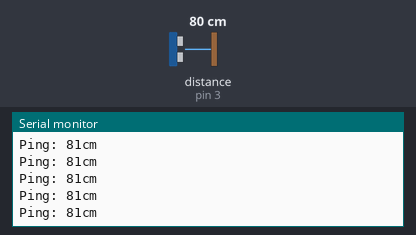
A sketch run on a simulated Arduino Uno, built with avr-gcc and run on an emulated ATmega328P. Shown: the last lines printed to the serial monitor. Inputs (shaded band) come from the test bench; at power-on: distance to the obstacle (sensor on pin 3) 80 cm. The echo pulse lasts 58.3 µs per cm.

Above: at 1.2 s.
1.3 s: distance to the obstacle (sensor on pin 3) set to 2 cm
At 1.37 s:
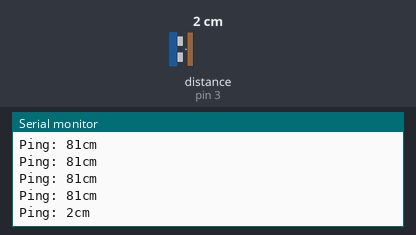
4.3 s: distance to the obstacle (sensor on pin 3) set to 250 cm
At 4.41 s:
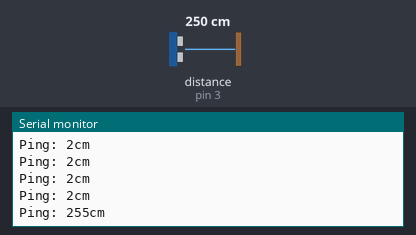
Timing chart, 0 to 7.3 s (numbered marks = the images above; inputs shaded):
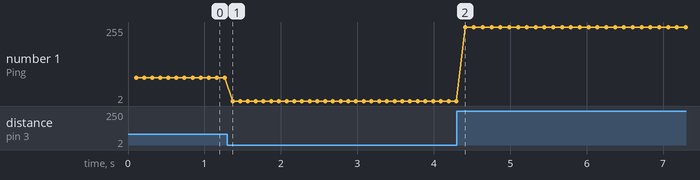

Measured:
- after the input at 1.3 s, the serial monitor: prints a new line after 0.07 s (image 1)
- after the input at 4.3 s, the serial monitor: prints a new line after 0.11 s (image 2)
- plotted number 1: 81 → 2 after the input at 1.3 s, 2 → 255 after the input at 4.3 s

The sketch:

Ultrasonic.ino
```cpp
#include <Wire.h>
#include <NewPing.h>
#define TRIGGER_PIN  2// Arduino pin tied to trigger pin on the ultrasonic sensor.
#define ECHO_PIN     3  // Arduino pin tied to echo pin on the ultrasonic sensor.
#define MAX_DISTANCE 400 // Maximum distance we want to ping for (in centimeters). Maximum sensor distance is rated at 400-500cm.

NewPing sonar(TRIGGER_PIN, ECHO_PIN, MAX_DISTANCE); // NewPing setup of pins and maximum distance.

void setup() {
  Serial.begin(9600); // Open serial monitor at 115200 baud to see ping results.
}

void loop() {
  delay(100);                      // Wait 50ms between pings (about 20 pings/sec). 29ms should be the shortest delay between pings.
  unsigned int uS = sonar.ping(); // Send ping, get ping time in microseconds (uS).
  Serial.print("Ping: ");
  Serial.print(uS / US_ROUNDTRIP_CM); // Convert ping time to distance in cm and print result (0 = outside set distance range)
  Serial.println("cm");
}
```
